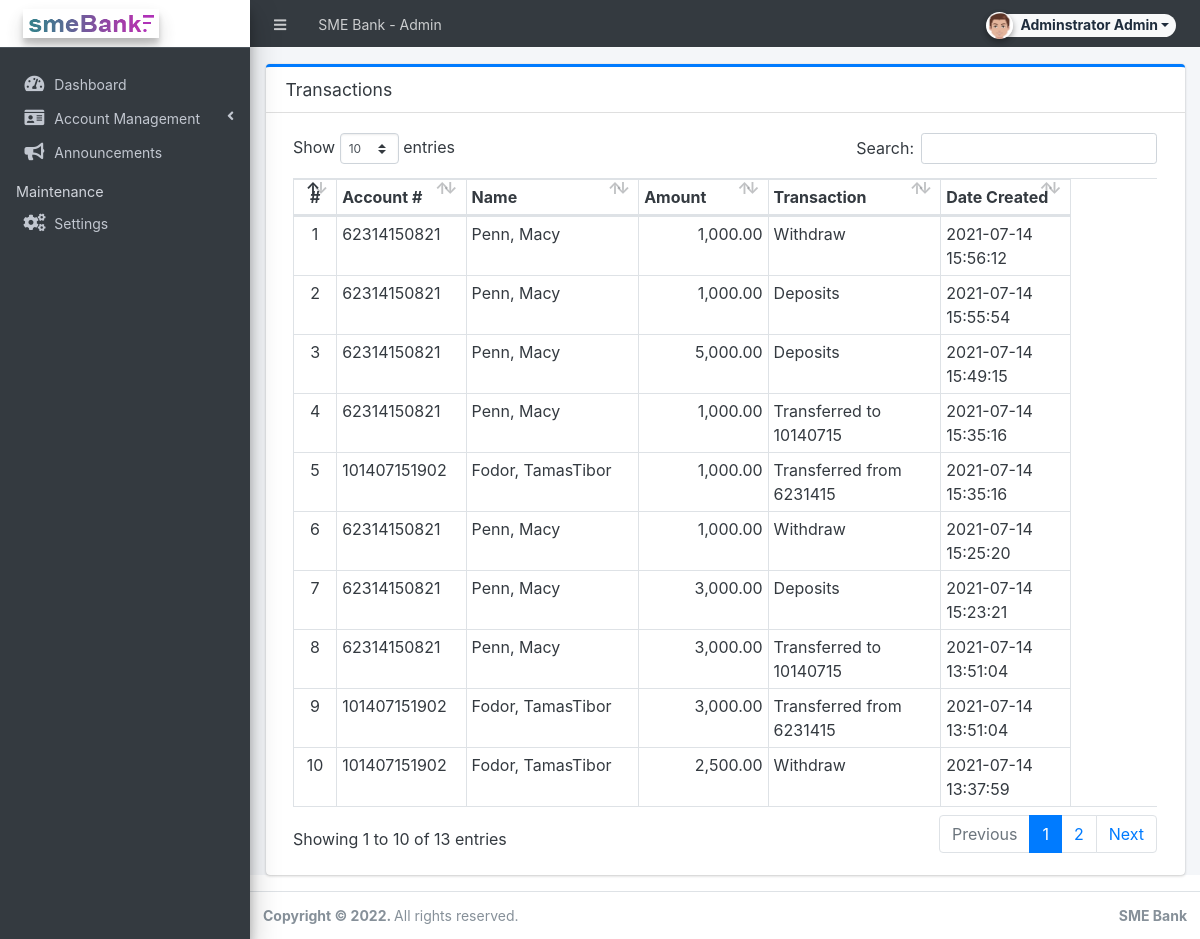
Screenshot of /admin/?page=transaction (signed in) with the database file from the repository.
### tables this page shows
CREATE TABLE `transactions` (
  `id` int(30) NOT NULL,
  `account_id` int(30) NOT NULL,
  `type` tinyint(4) NOT NULL COMMENT '1=Cash in, 2= Withdraw, 3=transfer',
  `amount` float NOT NULL,
  `remarks` text DEFAULT NULL,
  `date_created` datetime NOT NULL DEFAULT current_timestamp()
);

CREATE TABLE `accounts` (
  `id` int(30) NOT NULL,
  `account_number` varchar(50) NOT NULL,
  `pin` text NOT NULL,
  `firstname` varchar(250) NOT NULL,
  `lastname` varchar(250) NOT NULL,
  `middlename` varchar(250) NOT NULL,
  `dob` varchar(250) NOT NULL,
  `country` varchar(250) NOT NULL,
  `occupation` varchar(250) NOT NULL,
  `email` text NOT NULL,
  `password` text NOT NULL,
  `generated_password` text NOT NULL,
  `balance` float NOT NULL,
  `date_created` datetime NOT NULL DEFAULT current_timestamp(),
  `date_updated` datetime DEFAULT NULL ON UPDATE current_timestamp()
);

### config.php (called while the page is built, shortened)
<?php
require_once('classes/DBConnection.php');
require_once('classes/SystemSettings.php');
function validate_image($file){
	if(!empty($file)){
		if(is_file(base_app.$file)){
			return base_url.$file;
		}else{
			return base_url.'dist/img/no-image-available.png';
		}
	}else{
		return base_url.'dist/img/no-image-available.png';
	}
}
function isMobileDevice(){
    $aMobileUA = array(
        '/iphone/i' => 'iPhone',
        '/ipod/i' => 'iPod',
        '/ipad/i' => 'iPad',
        '/android/i' => 'Android',
        '/blackberry/i' => 'BlackBerry',
        '/webos/i' => 'Mobile'
    );
    return false;
}
?>

### classes/DBConnection.php (called while the page is built, shortened)
<?php
class DBConnection{
    private $host = DB_SERVER;
    private $username = DB_USERNAME;
    private $password = DB_PASSWORD;
    private $database = DB_NAME;
    public $conn;
    public function __construct(){
        if (!isset($this->conn)) {
            $this->conn = new mysqli($this->host, $this->username, $this->password, $this->database);
        }
    }
}
?>

### admin/transaction/index.php (the view, shortened to what this page needs)
<div class="card card-outline card-primary">
	<div class="card-header">
		<h3 class="card-title">Transactions</h3>
	</div>
	<div class="card-body">
        <div class="container-fluid">
			<table class="table table-bordered table-stripped" id="indi-list">
				<colgroup>
					<col width="5%">
					<col width="15%">
					<col width="20%">
					<col width="15%">
					<col width="20%">
					<col width="15%">
					<col width="10%">
				</colgroup>
				<thead>
					<tr>
						<th class="text-center">#</th>
						<th>Account #</th>
						<th>Name</th>
						<th>Amount</th>
						<th>Transaction</th>
						<th>Date Created</th>
					</tr>
				</thead>
				<tbody>
					<?php
					$i = 1;
						$qry = $conn->query("SELECT t.*,concat(a.lastname,', ',a.firstname, a.middlename) as `name`,a.account_number from `transactions` t inner join `accounts` a on a.id = t.account_id order by unix_timestamp(t.date_created) desc ");
						while($row = $qry->fetch_assoc()):
					?>
						<tr>
							<td class="text-center"><?php echo $i++; ?></td>
							<td><?php echo $row['account_number'] ?></td>
							<td><?php echo $row['name'] ?></td>
							<td class='text-right'><?php echo number_format($row['amount'],2) ?></td>
							<td><?php echo $row['remarks'] ?></td>
							<td><?php echo $row['date_created'] ?></td>
						</tr>
					<?php endwhile; ?>
				</tbody>
			</table>
		</div>
	</div>
</div>

### admin/index.php (shortened to what this page needs)
<?php require_once('../config.php'); ?>
 <!DOCTYPE html>
<html lang="en" class="" style="height: auto;">
<?php require_once('inc/header.php') ?>
  <body class="sidebar-mini layout-fixed control-sidebar-slide-open layout-navbar-fixed sidebar-mini-md sidebar-mini-xs" data-new-gr-c-s-check-loaded="14.991.0" data-gr-ext-installed="" style="height: auto;">
    <div class="wrapper">
     <?php require_once('inc/topBarNav.php') ?>
     <?php require_once('inc/navigation.php') ?>
     <?php $page = isset($_GET['page']) ? $_GET['page'] : 'home';  ?>
      <div class="content-wrapper pt-3" style="min-height: 567.854px;">
        <section class="content  text-dark">
          <div class="container-fluid">
            <?php
              if(!file_exists($page.".php") && !is_dir($page)){
                  include '404.html';
              }else{
                if(is_dir($page))
                  include $page.'/index.php';
                else
                  include $page.'.php';
              }
            ?>
          </div>
        </section>
      </div>
      <?php require_once('inc/footer.php') ?>
  </body>
</html>

### admin/inc/header.php (shortened to what this page needs)
<head>
    <link rel="stylesheet" href="<?php echo base_url ?>plugins/fontawesome-free/css/all.min.css">
    <link rel="stylesheet" href="<?php echo base_url ?>plugins/tempusdominus-bootstrap-4/css/tempusdominus-bootstrap-4.min.css">
  <link rel="stylesheet" href="<?php echo base_url ?>plugins/datatables-bs4/css/dataTables.bootstrap4.min.css">
  <link rel="stylesheet" href="<?php echo base_url ?>plugins/datatables-responsive/css/responsive.bootstrap4.min.css">
  <link rel="stylesheet" href="<?php echo base_url ?>plugins/datatables-buttons/css/buttons.bootstrap4.min.css">
  <link rel="stylesheet" href="<?php echo base_url ?>plugins/datatables-select/css/select.bootstrap4.min.css">
  <link rel="stylesheet" href="<?php echo base_url ?>plugins/select2/css/select2.min.css">
  <link rel="stylesheet" href="<?php echo base_url ?>plugins/select2-bootstrap4-theme/select2-bootstrap4.min.css">
    <link rel="stylesheet" href="<?php echo base_url ?>plugins/icheck-bootstrap/icheck-bootstrap.min.css">
    <link rel="stylesheet" href="<?php echo base_url ?>plugins/jqvmap/jqvmap.min.css">
    <link rel="stylesheet" href="<?php echo base_url ?>dist/css/adminlte.css">
    <link rel="stylesheet" href="<?php echo base_url ?>dist/css/custom.css">
    <link rel="stylesheet" href="<?php echo base_url ?>plugins/overlayScrollbars/css/OverlayScrollbars.min.css">
    <link rel="stylesheet" href="<?php echo base_url ?>plugins/daterangepicker/daterangepicker.css">
    <link rel="stylesheet" href="<?php echo base_url ?>plugins/summernote/summernote-bs4.min.css">
  <link rel="stylesheet" href="<?php echo base_url ?>plugins/sweetalert2-theme-bootstrap-4/bootstrap-4.min.css">
  <link rel="stylesheet" href="<?php echo base_url ?>plugins/fullcalendar/main.css">
  </head>

### admin/inc/topBarNav.php (shortened to what this page needs)
<nav class="main-header navbar navbar-expand navbar-dark border border-light border-top-0  border-left-0 border-right-0 navbar-light text-sm">
  <ul class="navbar-nav">
    <li class="nav-item">
    <a class="nav-link" data-widget="pushmenu" href="#" role="button"><i class="fas fa-bars"></i></a>
    </li>
    <li class="nav-item d-none d-sm-inline-block">
      <a href="<?php echo base_url ?>" class="nav-link"><?php echo (!isMobileDevice()) ? $_settings->info('name'):$_settings->info('short_name'); ?> - Admin</a>
    </li>
  </ul>
  <ul class="navbar-nav ml-auto">
    <li class="nav-item">
      <div class="btn-group nav-link">
            <button type="button" class="btn btn-rounded badge badge-light dropdown-toggle dropdown-icon" data-toggle="dropdown">
              <span><img src="<?php echo validate_image($_settings->userdata('avatar')) ?>" class="img-circle elevation-2 user-img" alt="User Image"></span>
              <span class="ml-3"><?php echo ucwords($_settings->userdata('firstname').' '.$_settings->userdata('lastname')) ?></span>
            </button>
        </div>
    </li>
  </ul>
</nav>

### admin/inc/navigation.php (shortened to what this page needs)
<aside class="main-sidebar sidebar-dark-primary elevation-4 sidebar-no-expand">
  <a href="<?php echo base_url ?>admin" class="brand-link bg-white text-sm">
  <img src="<?php echo validate_image($_settings->info('logo'))?>" alt="Store Logo" class="brand-image  elevation-3" style="opacity: .8;">
  </a>
  <div class="sidebar os-host os-theme-light os-host-overflow os-host-overflow-y os-host-resize-disabled os-host-transition os-host-scrollbar-horizontal-hidden">
    <div class="os-content-glue" style="margin: 0px -8px; width: 249px; height: 646px;"></div>
    <div class="os-padding">
      <div class="os-viewport os-viewport-native-scrollbars-invisible" style="overflow-y: scroll;">
        <div class="os-content" style="padding: 0px 8px; height: 100%; width: 100%;">
          <nav class="mt-4">
             <ul class="nav nav-pills nav-sidebar flex-column text-sm nav-compact nav-flat nav-child-indent nav-collapse-hide-child" data-widget="treeview" role="menu" data-accordion="false">
              <li class="nav-item dropdown">
                <a href="./" class="nav-link nav-home">
                  <i class="nav-icon fas fa-tachometer-alt"></i>
                  <p>
                    Dashboard
                  </p>
                </a>
              </li>
              <li class="nav-item">
                <a href="#" class="nav-link tree-item nav-accounts nav-transactions nav-manage_account">
                  <i class="nav-icon fas fa-id-card"></i>
                  <p>
                    Account Management
                    <i class="right fas fa-angle-left"></i>
                  </p>
                </a>
              </li>
              <li class="nav-item dropdown">
                <a href="<?php echo base_url ?>admin/?page=announcements" class="nav-link nav-announcements">
                  <i class="nav-icon fas fa-bullhorn"></i>
                  <p>
                    Announcements
                  </p>
                </a>
              </li>
              <li class="nav-header">Maintenance</li>
              <li class="nav-item dropdown">
                <a href="<?php echo base_url ?>admin/?page=system_info" class="nav-link nav-system_info">
                  <i class="nav-icon fas fa-cogs"></i>
                  <p>
                    Settings
                  </p>
                </a>
              </li>
            </ul>
          </nav>
        </div>
      </div>
    </div>
  </div>
</aside>

### admin/inc/footer.php (shortened to what this page needs)
<footer class="main-footer text-sm">
        <strong>Copyright © <?php echo date('Y') ?>.
        </strong>
        All rights reserved.
        <div class="float-right d-none d-sm-inline-block">
          <b>SME Bank</b>
        </div>
      </footer>
    </div>

### admin/inc/topBarNav.php (style rules this page uses)
.user-img { position: absolute; height: 27px; width: 27px; object-fit: cover; left: -7%; top: -12%; }
.btn-rounded { border-radius: 50px; }

### rows the page displays
transactions: account.account_number "62314150821", name "Penn, Macy", amount "1,000.00", remarks "Withdraw", date_created "2021-07-14 15:56:12"
transactions: account.account_number "62314150821", name "Penn, Macy", amount "1,000.00", remarks "Deposits", date_created "2021-07-14 15:55:54"
transactions: account.account_number "62314150821", name "Penn, Macy", amount "5,000.00", remarks "Deposits", date_created "2021-07-14 15:49:15"
transactions: account.account_number "62314150821", name "Penn, Macy", amount "1,000.00", remarks "Transferred to 10140715", date_created "2021-07-14 15:35:16"
transactions: account.account_number "101407151902", name "Fodor, TamasTibor", amount "1,000.00", remarks "Transferred from 6231415", date_created "2021-07-14 15:35:16"
transactions: account.account_number "62314150821", name "Penn, Macy", amount "1,000.00", remarks "Withdraw", date_created "2021-07-14 15:25:20"
transactions: account.account_number "62314150821", name "Penn, Macy", amount "3,000.00", remarks "Deposits", date_created "2021-07-14 15:23:21"
transactions: account.account_number "62314150821", name "Penn, Macy", amount "3,000.00", remarks "Transferred to 10140715", date_created "2021-07-14 13:51:04"
transactions: account.account_number "101407151902", name "Fodor, TamasTibor", amount "3,000.00", remarks "Transferred from 6231415", date_created "2021-07-14 13:51:04"
transactions: account.account_number "101407151902", name "Fodor, TamasTibor", amount "2,500.00", remarks "Withdraw", date_created "2021-07-14 13:37:59"

### other values shown
$_settings->info('name') "SME Bank"
$_settings->userdata('firstname').' '.$_settings->userdata('lastname') "Adminstrator Admin"
